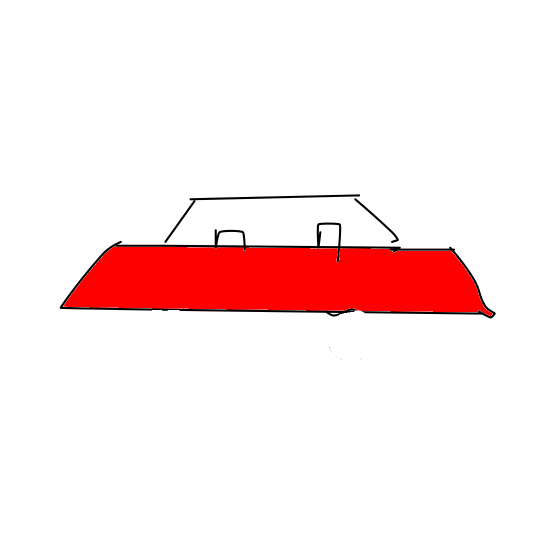
#> input picture car_without_wheels.png, 1111 x 1111 px (shown at 1/2 size)
$ python -i car_detect.py   (imports and definitions only)   (older library calls are emulated)
#> lines starting #> are read from the running program, lines starting #| are printed output that depends on the picture
# import the necessary packages
import numpy as np
import argparse
import cv2
import os

# opencv uses BGR
import sys

wheel_color = (171, 186, 211)[::-1]
body_color = (255, 0, 0)[::-1]


def contour_center(contour):
    M2 = cv2.moments(contour)
    return (int(M2["m10"] / M2["m00"]), int(M2["m01"] / M2["m00"]))


# [63 lines left out: functions resize_contour, add_alpha, fill, crop, not called in this run]


def flood_fill(img, seed, color):
    blank_image = np.zeros((img.shape[0] + 2, img.shape[1] + 2), dtype=np.uint8)
    cv2.floodFill(img, blank_image, seed, color)


# [63 lines left out: function extract_wheels, not called in this run]

    # make_gif()


def check_circle(c, box):
    # is center of circle in box?
    return box[0] <= c[0] <= box[2] and box[1] <= c[1] <= box[3]


# [6 lines left out: function check_model_output, not called in this run]


def filter(circles):
    if len(circles) > 2:
        # filter out circle with higher radius
        circles = sorted(circles, key=lambda x: x[2])
        # only return 2 smallest circles
        return circles[:2]
    else:
        return circles


# [70 lines left out: functions graph, rotateImage, blend_transparent, not called in this run]


def shift_left(img, x):
    M = np.float32([[1, 0, -x], [0, 1, 0]])
    return cv2.warpAffine(img, M, (img.shape[1], img.shape[0]), borderValue=(255, 255, 255, 255))


# [29 lines left out: functions make_gif, to_imgs, not called in this run]


def process_image(image, output_index):
    output = image.copy()
    gray = cv2.cvtColor(output, cv2.COLOR_BGR2GRAY)

    # detect circles in the image
    circles = cv2.HoughCircles(gray, cv2.HOUGH_GRADIENT, 1.3, 250, param2=70)

    if circles is None:
        print('No wheels detected!')
        return

    circles = circles[0]

    circles = filter(circles)

    # graph(image, circles)

    if len(circles) < 2:
        print('Fewer than two circles detected!')
        return

    extract_wheels(image, circles, output_index)


# [6 lines not run here, left out]

>>> import cv2
>>> picture = cv2.imread('car_without_wheels.png')
#> picture is the input picture: shape (1111, 1111, 3); mean B, G, R 233.1, 233.1, 252.6
>>> result = process_image(picture, 'out.png')
#> in process_image, `gray = cv2.cvtColor(output, cv2.COLOR_BGR2GRAY)`:
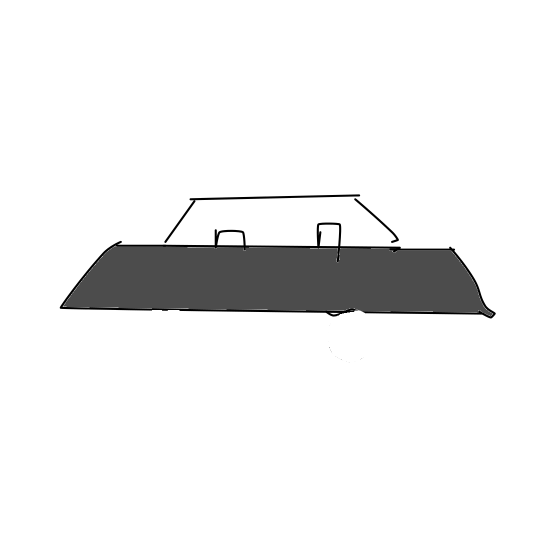
#> gray: shape (1111, 1111) (shown at 1/2 size); min 0, max 255, mean 238.9
#> in process_image, `circles = cv2.HoughCircles(gray, cv2.HOUGH_GRADIENT, 1.3, 250, param2=..`: circles = [[658.4, 723.4, 334.5]]
